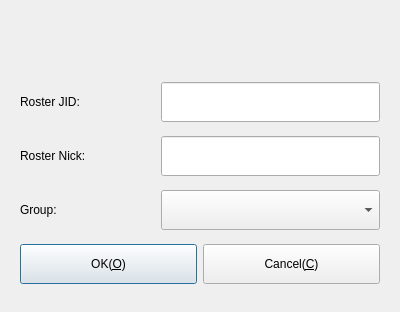
<?xml version="1.0" encoding="UTF-8"?>
<ui version="4.0">
 <class>CDlgAddRoster</class>
 <widget class="QDialog" name="CDlgAddRoster">
  <property name="geometry">
   <rect>
    <x>0</x>
    <y>0</y>
    <width>400</width>
    <height>312</height>
   </rect>
  </property>
  <property name="minimumSize">
   <size>
    <width>0</width>
    <height>0</height>
   </size>
  </property>
  <property name="maximumSize">
   <size>
    <width>16777215</width>
    <height>16777215</height>
   </size>
  </property>
  <property name="windowTitle">
   <string>Add Roster</string>
  </property>
  <property name="windowIcon">
   <iconset resource="../../Resource/Resource.qrc">
    <normaloff>:/icon/AppIcon</normaloff>:/icon/AppIcon</iconset>
  </property>
  <layout class="QGridLayout" name="gridLayout_2">
   <item row="0" column="0">
    <widget class="QWidget" name="widget" native="true">
     <property name="sizePolicy">
      <sizepolicy hsizetype="Preferred" vsizetype="Fixed">
       <horstretch>0</horstretch>
       <verstretch>0</verstretch>
      </sizepolicy>
     </property>
     <property name="minimumSize">
      <size>
       <width>0</width>
       <height>290</height>
      </size>
     </property>
     <property name="maximumSize">
      <size>
       <width>16777215</width>
       <height>290</height>
      </size>
     </property>
     <layout class="QGridLayout" name="gridLayout">
      <item row="0" column="0">
       <widget class="QLabel" name="lbPrompt">
        <property name="sizePolicy">
         <sizepolicy hsizetype="Preferred" vsizetype="Fixed">
          <horstretch>0</horstretch>
          <verstretch>0</verstretch>
         </sizepolicy>
        </property>
        <property name="minimumSize">
         <size>
          <width>0</width>
          <height>40</height>
         </size>
        </property>
        <property name="maximumSize">
         <size>
          <width>16777215</width>
          <height>40</height>
         </size>
        </property>
        <property name="text">
         <string/>
        </property>
        <property name="alignment">
         <set>Qt::AlignCenter</set>
        </property>
       </widget>
      </item>
      <item row="1" column="0">
       <layout class="QHBoxLayout" name="horizontalLayout">
        <item>
         <widget class="QLabel" name="label">
          <property name="sizePolicy">
           <sizepolicy hsizetype="Fixed" vsizetype="Preferred">
            <horstretch>0</horstretch>
            <verstretch>0</verstretch>
           </sizepolicy>
          </property>
          <property name="minimumSize">
           <size>
            <width>135</width>
            <height>0</height>
           </size>
          </property>
          <property name="maximumSize">
           <size>
            <width>135</width>
            <height>16777215</height>
           </size>
          </property>
          <property name="text">
           <string>Roster JID:</string>
          </property>
         </widget>
        </item>
        <item>
         <widget class="QLineEdit" name="txtJID">
          <property name="minimumSize">
           <size>
            <width>0</width>
            <height>40</height>
           </size>
          </property>
          <property name="maximumSize">
           <size>
            <width>16777215</width>
            <height>40</height>
           </size>
          </property>
         </widget>
        </item>
       </layout>
      </item>
      <item row="2" column="0">
       <layout class="QHBoxLayout" name="horizontalLayout_4">
        <item>
         <widget class="QLabel" name="label_2">
          <property name="sizePolicy">
           <sizepolicy hsizetype="Fixed" vsizetype="Preferred">
            <horstretch>0</horstretch>
            <verstretch>0</verstretch>
           </sizepolicy>
          </property>
          <property name="minimumSize">
           <size>
            <width>135</width>
            <height>0</height>
           </size>
          </property>
          <property name="maximumSize">
           <size>
            <width>135</width>
            <height>16777215</height>
           </size>
          </property>
          <property name="text">
           <string>Roster Nick:</string>
          </property>
         </widget>
        </item>
        <item>
         <widget class="QLineEdit" name="txtNick">
          <property name="minimumSize">
           <size>
            <width>0</width>
            <height>40</height>
           </size>
          </property>
          <property name="maximumSize">
           <size>
            <width>16777215</width>
            <height>40</height>
           </size>
          </property>
         </widget>
        </item>
       </layout>
      </item>
      <item row="3" column="0">
       <layout class="QHBoxLayout" name="horizontalLayout_2">
        <item>
         <widget class="QLabel" name="label_3">
          <property name="sizePolicy">
           <sizepolicy hsizetype="Fixed" vsizetype="Preferred">
            <horstretch>0</horstretch>
            <verstretch>0</verstretch>
           </sizepolicy>
          </property>
          <property name="minimumSize">
           <size>
            <width>135</width>
            <height>0</height>
           </size>
          </property>
          <property name="maximumSize">
           <size>
            <width>135</width>
            <height>16777215</height>
           </size>
          </property>
          <property name="text">
           <string>Group:</string>
          </property>
         </widget>
        </item>
        <item>
         <widget class="QComboBox" name="txtGroup">
          <property name="sizePolicy">
           <sizepolicy hsizetype="Expanding" vsizetype="Fixed">
            <horstretch>0</horstretch>
            <verstretch>0</verstretch>
           </sizepolicy>
          </property>
          <property name="minimumSize">
           <size>
            <width>0</width>
            <height>40</height>
           </size>
          </property>
         </widget>
        </item>
       </layout>
      </item>
      <item row="4" column="0">
       <layout class="QHBoxLayout" name="horizontalLayout_3">
        <item>
         <widget class="QPushButton" name="pbOk">
          <property name="sizePolicy">
           <sizepolicy hsizetype="Preferred" vsizetype="Fixed">
            <horstretch>0</horstretch>
            <verstretch>0</verstretch>
           </sizepolicy>
          </property>
          <property name="minimumSize">
           <size>
            <width>120</width>
            <height>40</height>
           </size>
          </property>
          <property name="toolTip">
           <string>Ok</string>
          </property>
          <property name="text">
           <string>OK(&amp;O)</string>
          </property>
          <property name="icon">
           <iconset resource="../../Resource/Resource.qrc">
            <normaloff>:/icon/Accept</normaloff>:/icon/Accept</iconset>
          </property>
         </widget>
        </item>
        <item>
         <widget class="QPushButton" name="pbCancel">
          <property name="sizePolicy">
           <sizepolicy hsizetype="Preferred" vsizetype="Fixed">
            <horstretch>0</horstretch>
            <verstretch>0</verstretch>
           </sizepolicy>
          </property>
          <property name="minimumSize">
           <size>
            <width>120</width>
            <height>40</height>
           </size>
          </property>
          <property name="toolTip">
           <string>Cancle</string>
          </property>
          <property name="text">
           <string>Cancel(&amp;C)</string>
          </property>
          <property name="icon">
           <iconset resource="../../Resource/Resource.qrc">
            <normaloff>:/icon/Cancel</normaloff>:/icon/Cancel</iconset>
          </property>
         </widget>
        </item>
       </layout>
      </item>
     </layout>
    </widget>
   </item>
  </layout>
 </widget>
 <resources>
  <include location="../../Resource/Resource.qrc"/>
 </resources>
 <connections/>
</ui>
